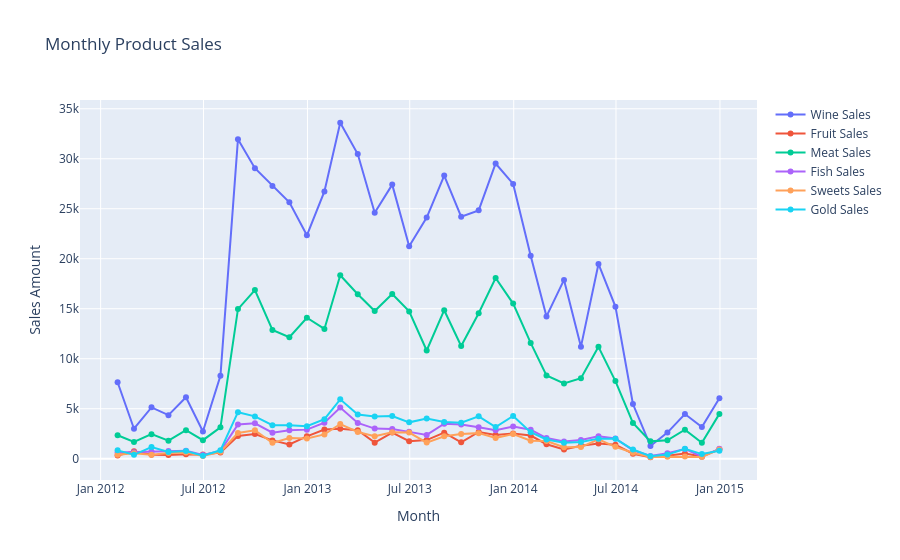

Source (notebook cell):
### Markdown cell above
## Time Series Analysis

### Code cell
df.set_index('Dt_Customer', inplace=True)

monthly_sales_wine = df['MntWines'].resample('ME').sum()  
monthly_sales_fruits = df['MntFruits'].resample('ME').sum() 
monthly_sales_meat = df['MntMeatProducts'].resample('ME').sum() 
monthly_sales_fish = df['MntFishProducts'].resample('ME').sum()
monthly_sales_sweets = df['MntSweetProducts'].resample('ME').sum()  
monthly_sales_gold = df['MntGoldProds'].resample('ME').sum()

trace_wine = go.Scatter(
    x=monthly_sales_wine.index,
    y=monthly_sales_wine,
    mode='lines+markers',
    name='Wine Sales',
    text=[f'Date: {date.strftime("%Y-%m-%d")}<br>Sales: ${sales:,.2f}' for date, sales in zip(monthly_sales_wine.index, monthly_sales_wine)],
    hoverinfo='text'
)

trace_fruits = go.Scatter(
    x=monthly_sales_fruits.index,
    y=monthly_sales_fruits,
    mode='lines+markers',
    name='Fruit Sales',
    text=[f'Date: {date.strftime("%Y-%m-%d")}<br>Sales: ${sales:,.2f}' for date, sales in zip(monthly_sales_fruits.index, monthly_sales_fruits)],
    hoverinfo='text'
)

trace_meat = go.Scatter(
    x=monthly_sales_meat.index,
    y=monthly_sales_meat,
    mode='lines+markers',
    name='Meat Sales',
    text=[f'Date: {date.strftime("%Y-%m-%d")}<br>Sales: ${sales:,.2f}' for date, sales in zip(monthly_sales_meat.index, monthly_sales_meat)],
    hoverinfo='text'
)

trace_fish = go.Scatter(
    x=monthly_sales_fish.index,
    y=monthly_sales_fish,
    mode='lines+markers',
    name='Fish Sales',
    text=[f'Date: {date.strftime("%Y-%m-%d")}<br>Sales: ${sales:,.2f}' for date, sales in zip(monthly_sales_fish.index, monthly_sales_fish)],
    hoverinfo='text'
)

trace_sweets = go.Scatter(
    x=monthly_sales_sweets.index,
    y=monthly_sales_sweets,
    mode='lines+markers',
    name='Sweets Sales',
    text=[f'Date: {date.strftime("%Y-%m-%d")}<br>Sales: ${sales:,.2f}' for date, sales in zip(monthly_sales_sweets.index, monthly_sales_sweets)],
    hoverinfo='text'
)

trace_gold = go.Scatter(
    x=monthly_sales_gold.index,
    y=monthly_sales_gold,
    mode='lines+markers',
    name='Gold Sales',
    text=[f'Date: {date.strftime("%Y-%m-%d")}<br>Sales: ${sales:,.2f}' for date, sales in zip(monthly_sales_gold.index, monthly_sales_gold)],
    hoverinfo='text'
)

layout = go.Layout(
    title='Monthly Product Sales',
    xaxis=dict(title='Month'),
    yaxis=dict(title='Sales Amount'),
    hovermode='closest'
)

fig = go.Figure(data=[trace_wine, trace_fruits, trace_meat, trace_fish, trace_sweets, trace_gold], layout=layout)

fig.show()

### Figure 1 — Plotly figure (JSON) as saved in the notebook; plotly's stock layout.template omitted (floating-point values rounded to 4 significant figures)
{"data": [{"hoverinfo": "text", "mode": "lines+markers", "name": "Wine Sales", "text": ["Date: 2012-01-31<br>Sales: $7,649.00", "Date: 2012-02-29<br>Sales: $2,998.00", "Date: 2012-03-31<br>Sales: $5,135.00", "Date: 2012-04-30<br>Sales: $4,357.00", "Date: 2012-05-31<br>Sales: $6,145.00", "Date: 2012-06-30<br>Sales: $2,726.00", "Date: 2012-07-31<br>Sales: $8,289.00", "Date: 2012-08-31<br>Sales: $31,962.00", "Date: 2012-09-30<br>Sales: $29,061.00", "Date: 2012-10-31<br>Sales: $27,277.00", "Date: 2012-11-30<br>Sales: $25,642.00", "Date: 2012-12-31<br>Sales: $22,347.00", "Date: 2013-01-31<br>Sales: $26,733.00", "Date: 2013-02-28<br>Sales: $33,600.00", "Date: 2013-03-31<br>Sales: $30,471.00", "Date: 2013-04-30<br>Sales: $24,593.00", "Date: 2013-05-31<br>Sales: $27,412.00", "Date: 2013-06-30<br>Sales: $21,242.00", "Date: 2013-07-31<br>Sales: $24,119.00", "Date: 2013-08-31<br>Sales: $28,314.00", "Date: 2013-09-30<br>Sales: $24,209.00", "Date: 2013-10-31<br>Sales: $24,837.00", "Date: 2013-11-30<br>Sales: $29,527.00", "Date: 2013-12-31<br>Sales: $27,480.00", "Date: 2014-01-31<br>Sales: $20,306.00", "Date: 2014-02-28<br>Sales: $14,235.00", "Date: 2014-03-31<br>Sales: $17,886.00", "Date: 2014-04-30<br>Sales: $11,209.00", "Date: 2014-05-31<br>Sales: $19,482.00", "Date: 2014-06-30<br>Sales: $15,210.00", "Date: 2014-07-31<br>Sales: $5,467.00", "Date: 2014-08-31<br>Sales: $1,276.00", "Date: 2014-09-30<br>Sales: $2,610.00", "Date: 2014-10-31<br>Sales: $4,471.00", "Date: 2014-11-30<br>Sales: $3,178.00", "Date: 2014-12-31<br>Sales: $6,049.00"], "type": "scatter", "x": ["2012-01-31T00:00:00", "2012-02-29T00:00:00", "2012-03-31T00:00:00", "2012-04-30T00:00:00", "2012-05-31T00:00:00", "2012-06-30T00:00:00", "2012-07-31T00:00:00", "2012-08-31T00:00:00", "2012-09-30T00:00:00", "2012-10-31T00:00:00", "2012-11-30T00:00:00", "2012-12-31T00:00:00", "2013-01-31T00:00:00", "2013-02-28T00:00:00", "2013-03-31T00:00:00", "2013-04-30T00:00:00", "2013-05-31T00:00:00", "2013-06-30T00:00:00", "2013-07-31T00:00:00", "2013-08-31T00:00:00", "2013-09-30T00:00:00", "2013-10-31T00:00:00", "2013-11-30T00:00:00", "2013-12-31T00:00:00", "2014-01-31T00:00:00", "2014-02-28T00:00:00", "2014-03-31T00:00:00", "2014-04-30T00:00:00", "2014-05-31T00:00:00", "2014-06-30T00:00:00", "2014-07-31T00:00:00", "2014-08-31T00:00:00", "2014-09-30T00:00:00", "2014-10-31T00:00:00", "2014-11-30T00:00:00", "2014-12-31T00:00:00"], "y": [7649, 2998, 5135, 4357, 6145, 2726, 8289, 31962, 29061, 27277, 25642, 22347, 26733, 33600, 30471, 24593, 27412, 21242, 24119, 28314, 24209, 24837, 29527, 27480, 20306, 14235, 17886, 11209, 19482, 15210, 5467, 1276, 2610, 4471, 3178, 6049]}, {"hoverinfo": "text", "mode": "lines+markers", "name": "Fruit Sales", "text": ["Date: 2012-01-31<br>Sales: $314.00", "Date: 2012-02-29<br>Sales: $745.00", "Date: 2012-03-31<br>Sales: $399.00", "Date: 2012-04-30<br>Sales: $379.00", "Date: 2012-05-31<br>Sales: $458.00", "Date: 2012-06-30<br>Sales: $426.00", "Date: 2012-07-31<br>Sales: $629.00", "Date: 2012-08-31<br>Sales: $2,267.00", "Date: 2012-09-30<br>Sales: $2,464.00", "Date: 2012-10-31<br>Sales: $1,832.00", "Date: 2012-11-30<br>Sales: $1,420.00", "Date: 2012-12-31<br>Sales: $2,235.00", "Date: 2013-01-31<br>Sales: $2,926.00", "Date: 2013-02-28<br>Sales: $3,006.00", "Date: 2013-03-31<br>Sales: $2,851.00", "Date: 2013-04-30<br>Sales: $1,606.00", "Date: 2013-05-31<br>Sales: $2,620.00", "Date: 2013-06-30<br>Sales: $1,754.00", "Date: 2013-07-31<br>Sales: $1,867.00", "Date: 2013-08-31<br>Sales: $2,604.00", "Date: 2013-09-30<br>Sales: $1,636.00", "Date: 2013-10-31<br>Sales: $2,679.00", "Date: 2013-11-30<br>Sales: $2,380.00", "Date: 2013-12-31<br>Sales: $2,521.00", "Date: 2014-01-31<br>Sales: $2,313.00", "Date: 2014-02-28<br>Sales: $1,452.00", "Date: 2014-03-31<br>Sales: $916.00", "Date: 2014-04-30<br>Sales: $1,291.00", "Date: 2014-05-31<br>Sales: $1,523.00", "Date: 2014-06-30<br>Sales: $1,409.00", "Date: 2014-07-31<br>Sales: $497.00", "Date: 2014-08-31<br>Sales: $147.00", "Date: 2014-09-30<br>Sales: $299.00", "Date: 2014-10-31<br>Sales: $510.00", "Date: 2014-11-30<br>Sales: $223.00", "Date: 2014-12-31<br>Sales: $946.00"], "type": "scatter", "x": ["2012-01-31T00:00:00", "2012-02-29T00:00:00", "2012-03-31T00:00:00", "2012-04-30T00:00:00", "2012-05-31T00:00:00", "2012-06-30T00:00:00", "2012-07-31T00:00:00", "2012-08-31T00:00:00", "2012-09-30T00:00:00", "2012-10-31T00:00:00", "2012-11-30T00:00:00", "2012-12-31T00:00:00", "2013-01-31T00:00:00", "2013-02-28T00:00:00", "2013-03-31T00:00:00", "2013-04-30T00:00:00", "2013-05-31T00:00:00", "2013-06-30T00:00:00", "2013-07-31T00:00:00", "2013-08-31T00:00:00", "2013-09-30T00:00:00", "2013-10-31T00:00:00", "2013-11-30T00:00:00", "2013-12-31T00:00:00", "2014-01-31T00:00:00", "2014-02-28T00:00:00", "2014-03-31T00:00:00", "2014-04-30T00:00:00", "2014-05-31T00:00:00", "2014-06-30T00:00:00", "2014-07-31T00:00:00", "2014-08-31T00:00:00", "2014-09-30T00:00:00", "2014-10-31T00:00:00", "2014-11-30T00:00:00", "2014-12-31T00:00:00"], "y": [314, 745, 399, 379, 458, 426, 629, 2267, 2464, 1832, 1420, 2235, 2926, 3006, 2851, 1606, 2620, 1754, 1867, 2604, 1636, 2679, 2380, 2521, 2313, 1452, 916, 1291, 1523, 1409, 497, 147, 299, 510, 223, 946]}, {"hoverinfo": "text", "mode": "lines+markers", "name": "Meat Sales", "text": ["Date: 2012-01-31<br>Sales: $2,342.00", "Date: 2012-02-29<br>Sales: $1,671.00", "Date: 2012-03-31<br>Sales: $2,459.00", "Date: 2012-04-30<br>Sales: $1,803.00", "Date: 2012-05-31<br>Sales: $2,854.00", "Date: 2012-06-30<br>Sales: $1,854.00", "Date: 2012-07-31<br>Sales: $3,139.00", "Date: 2012-08-31<br>Sales: $14,963.00", "Date: 2012-09-30<br>Sales: $16,865.00", "Date: 2012-10-31<br>Sales: $12,877.00", "Date: 2012-11-30<br>Sales: $12,152.00", "Date: 2012-12-31<br>Sales: $14,102.00", "Date: 2013-01-31<br>Sales: $12,980.00", "Date: 2013-02-28<br>Sales: $18,346.00", "Date: 2013-03-31<br>Sales: $16,450.00", "Date: 2013-04-30<br>Sales: $14,771.00", "Date: 2013-05-31<br>Sales: $16,474.00", "Date: 2013-06-30<br>Sales: $14,731.00", "Date: 2013-07-31<br>Sales: $10,824.00", "Date: 2013-08-31<br>Sales: $14,853.00", "Date: 2013-09-30<br>Sales: $11,272.00", "Date: 2013-10-31<br>Sales: $14,552.00", "Date: 2013-11-30<br>Sales: $18,075.00", "Date: 2013-12-31<br>Sales: $15,517.00", "Date: 2014-01-31<br>Sales: $11,582.00", "Date: 2014-02-28<br>Sales: $8,335.00", "Date: 2014-03-31<br>Sales: $7,525.00", "Date: 2014-04-30<br>Sales: $8,049.00", "Date: 2014-05-31<br>Sales: $11,187.00", "Date: 2014-06-30<br>Sales: $7,764.00", "Date: 2014-07-31<br>Sales: $3,579.00", "Date: 2014-08-31<br>Sales: $1,736.00", "Date: 2014-09-30<br>Sales: $1,848.00", "Date: 2014-10-31<br>Sales: $2,898.00", "Date: 2014-11-30<br>Sales: $1,590.00", "Date: 2014-12-31<br>Sales: $4,484.00"], "type": "scatter", "x": ["2012-01-31T00:00:00", "2012-02-29T00:00:00", "2012-03-31T00:00:00", "2012-04-30T00:00:00", "2012-05-31T00:00:00", "2012-06-30T00:00:00", "2012-07-31T00:00:00", "2012-08-31T00:00:00", "2012-09-30T00:00:00", "2012-10-31T00:00:00", "2012-11-30T00:00:00", "2012-12-31T00:00:00", "2013-01-31T00:00:00", "2013-02-28T00:00:00", "2013-03-31T00:00:00", "2013-04-30T00:00:00", "2013-05-31T00:00:00", "2013-06-30T00:00:00", "2013-07-31T00:00:00", "2013-08-31T00:00:00", "2013-09-30T00:00:00", "2013-10-31T00:00:00", "2013-11-30T00:00:00", "2013-12-31T00:00:00", "2014-01-31T00:00:00", "2014-02-28T00:00:00", "2014-03-31T00:00:00", "2014-04-30T00:00:00", "2014-05-31T00:00:00", "2014-06-30T00:00:00", "2014-07-31T00:00:00", "2014-08-31T00:00:00", "2014-09-30T00:00:00", "2014-10-31T00:00:00", "2014-11-30T00:00:00", "2014-12-31T00:00:00"], "y": [2342, 1671, 2459, 1803, 2854, 1854, 3139, 14963, 16865, 12877, 12152, 14102, 12980, 18346, 16450, 14771, 16474, 14731, 10824, 14853, 11272, 14552, 18075, 15517, 11582, 8335, 7525, 8049, 11187, 7764, 3579, 1736, 1848, 2898, 1590, 4484]}, {"hoverinfo": "text", "mode": "lines+markers", "name": "Fish Sales", "text": ["Date: 2012-01-31<br>Sales: $616.00", "Date: 2012-02-29<br>Sales: $653.00", "Date: 2012-03-31<br>Sales: $717.00", "Date: 2012-04-30<br>Sales: $780.00", "Date: 2012-05-31<br>Sales: $808.00", "Date: 2012-06-30<br>Sales: $374.00", "Date: 2012-07-31<br>Sales: $764.00", "Date: 2012-08-31<br>Sales: $3,429.00", "Date: 2012-09-30<br>Sales: $3,543.00", "Date: 2012-10-31<br>Sales: $2,607.00", "Date: 2012-11-30<br>Sales: $2,841.00", "Date: 2012-12-31<br>Sales: $2,909.00", "Date: 2013-01-31<br>Sales: $3,606.00", "Date: 2013-02-28<br>Sales: $5,115.00", "Date: 2013-03-31<br>Sales: $3,574.00", "Date: 2013-04-30<br>Sales: $3,010.00", "Date: 2013-05-31<br>Sales: $2,971.00", "Date: 2013-06-30<br>Sales: $2,685.00", "Date: 2013-07-31<br>Sales: $2,382.00", "Date: 2013-08-31<br>Sales: $3,498.00", "Date: 2013-09-30<br>Sales: $3,425.00", "Date: 2013-10-31<br>Sales: $3,151.00", "Date: 2013-11-30<br>Sales: $2,849.00", "Date: 2013-12-31<br>Sales: $3,222.00", "Date: 2014-01-31<br>Sales: $2,904.00", "Date: 2014-02-28<br>Sales: $2,066.00", "Date: 2014-03-31<br>Sales: $1,720.00", "Date: 2014-04-30<br>Sales: $1,882.00", "Date: 2014-05-31<br>Sales: $2,248.00", "Date: 2014-06-30<br>Sales: $2,022.00", "Date: 2014-07-31<br>Sales: $843.00", "Date: 2014-08-31<br>Sales: $280.00", "Date: 2014-09-30<br>Sales: $559.00", "Date: 2014-10-31<br>Sales: $977.00", "Date: 2014-11-30<br>Sales: $205.00", "Date: 2014-12-31<br>Sales: $987.00"], "type": "scatter", "x": ["2012-01-31T00:00:00", "2012-02-29T00:00:00", "2012-03-31T00:00:00", "2012-04-30T00:00:00", "2012-05-31T00:00:00", "2012-06-30T00:00:00", "2012-07-31T00:00:00", "2012-08-31T00:00:00", "2012-09-30T00:00:00", "2012-10-31T00:00:00", "2012-11-30T00:00:00", "2012-12-31T00:00:00", "2013-01-31T00:00:00", "2013-02-28T00:00:00", "2013-03-31T00:00:00", "2013-04-30T00:00:00", "2013-05-31T00:00:00", "2013-06-30T00:00:00", "2013-07-31T00:00:00", "2013-08-31T00:00:00", "2013-09-30T00:00:00", "2013-10-31T00:00:00", "2013-11-30T00:00:00", "2013-12-31T00:00:00", "2014-01-31T00:00:00", "2014-02-28T00:00:00", "2014-03-31T00:00:00", "2014-04-30T00:00:00", "2014-05-31T00:00:00", "2014-06-30T00:00:00", "2014-07-31T00:00:00", "2014-08-31T00:00:00", "2014-09-30T00:00:00", "2014-10-31T00:00:00", "2014-11-30T00:00:00", "2014-12-31T00:00:00"], "y": [616, 653, 717, 780, 808, 374, 764, 3429, 3543, 2607, 2841, 2909, 3606, 5115, 3574, 3010, 2971, 2685, 2382, 3498, 3425, 3151, 2849, 3222, 2904, 2066, 1720, 1882, 2248, 2022, 843, 280, 559, 977, 205, 987]}, {"hoverinfo": "text", "mode": "lines+markers", "name": "Sweets Sales", "text": ["Date: 2012-01-31<br>Sales: $387.00", "Date: 2012-02-29<br>Sales: $555.00", "Date: 2012-03-31<br>Sales: $394.00", "Date: 2012-04-30<br>Sales: $579.00", "Date: 2012-05-31<br>Sales: $614.00", "Date: 2012-06-30<br>Sales: $280.00", "Date: 2012-07-31<br>Sales: $689.00", "Date: 2012-08-31<br>Sales: $2,569.00", "Date: 2012-09-30<br>Sales: $2,847.00", "Date: 2012-10-31<br>Sales: $1,586.00", "Date: 2012-11-30<br>Sales: $2,078.00", "Date: 2012-12-31<br>Sales: $2,032.00", "Date: 2013-01-31<br>Sales: $2,432.00", "Date: 2013-02-28<br>Sales: $3,470.00", "Date: 2013-03-31<br>Sales: $2,672.00", "Date: 2013-04-30<br>Sales: $2,258.00", "Date: 2013-05-31<br>Sales: $2,637.00", "Date: 2013-06-30<br>Sales: $2,616.00", "Date: 2013-07-31<br>Sales: $1,615.00", "Date: 2013-08-31<br>Sales: $2,249.00", "Date: 2013-09-30<br>Sales: $2,476.00", "Date: 2013-10-31<br>Sales: $2,559.00", "Date: 2013-11-30<br>Sales: $2,084.00", "Date: 2013-12-31<br>Sales: $2,467.00", "Date: 2014-01-31<br>Sales: $1,799.00", "Date: 2014-02-28<br>Sales: $1,762.00", "Date: 2014-03-31<br>Sales: $1,143.00", "Date: 2014-04-30<br>Sales: $1,161.00", "Date: 2014-05-31<br>Sales: $1,935.00", "Date: 2014-06-30<br>Sales: $1,186.00", "Date: 2014-07-31<br>Sales: $594.00", "Date: 2014-08-31<br>Sales: $160.00", "Date: 2014-09-30<br>Sales: $202.00", "Date: 2014-10-31<br>Sales: $225.00", "Date: 2014-11-30<br>Sales: $173.00", "Date: 2014-12-31<br>Sales: $930.00"], "type": "scatter", "x": ["2012-01-31T00:00:00", "2012-02-29T00:00:00", "2012-03-31T00:00:00", "2012-04-30T00:00:00", "2012-05-31T00:00:00", "2012-06-30T00:00:00", "2012-07-31T00:00:00", "2012-08-31T00:00:00", "2012-09-30T00:00:00", "2012-10-31T00:00:00", "2012-11-30T00:00:00", "2012-12-31T00:00:00", "2013-01-31T00:00:00", "2013-02-28T00:00:00", "2013-03-31T00:00:00", "2013-04-30T00:00:00", "2013-05-31T00:00:00", "2013-06-30T00:00:00", "2013-07-31T00:00:00", "2013-08-31T00:00:00", "2013-09-30T00:00:00", "2013-10-31T00:00:00", "2013-11-30T00:00:00", "2013-12-31T00:00:00", "2014-01-31T00:00:00", "2014-02-28T00:00:00", "2014-03-31T00:00:00", "2014-04-30T00:00:00", "2014-05-31T00:00:00", "2014-06-30T00:00:00", "2014-07-31T00:00:00", "2014-08-31T00:00:00", "2014-09-30T00:00:00", "2014-10-31T00:00:00", "2014-11-30T00:00:00", "2014-12-31T00:00:00"], "y": [387, 555, 394, 579, 614, 280, 689, 2569, 2847, 1586, 2078, 2032, 2432, 3470, 2672, 2258, 2637, 2616, 1615, 2249, 2476, 2559, 2084, 2467, 1799, 1762, 1143, 1161, 1935, 1186, 594, 160, 202, 225, 173, 930]}, {"hoverinfo": "text", "mode": "lines+markers", "name": "Gold Sales", "text": ["Date: 2012-01-31<br>Sales: $835.00", "Date: 2012-02-29<br>Sales: $392.00", "Date: 2012-03-31<br>Sales: $1,173.00", "Date: 2012-04-30<br>Sales: $682.00", "Date: 2012-05-31<br>Sales: $773.00", "Date: 2012-06-30<br>Sales: $303.00", "Date: 2012-07-31<br>Sales: $840.00", "Date: 2012-08-31<br>Sales: $4,653.00", "Date: 2012-09-30<br>Sales: $4,233.00", "Date: 2012-10-31<br>Sales: $3,358.00", "Date: 2012-11-30<br>Sales: $3,341.00", "Date: 2012-12-31<br>Sales: $3,249.00", "Date: 2013-01-31<br>Sales: $3,959.00", "Date: 2013-02-28<br>Sales: $5,940.00", "Date: 2013-03-31<br>Sales: $4,427.00", "Date: 2013-04-30<br>Sales: $4,216.00", "Date: 2013-05-31<br>Sales: $4,267.00", "Date: 2013-06-30<br>Sales: $3,637.00", "Date: 2013-07-31<br>Sales: $4,024.00", "Date: 2013-08-31<br>Sales: $3,671.00", "Date: 2013-09-30<br>Sales: $3,607.00", "Date: 2013-10-31<br>Sales: $4,238.00", "Date: 2013-11-30<br>Sales: $3,172.00", "Date: 2013-12-31<br>Sales: $4,270.00", "Date: 2014-01-31<br>Sales: $2,644.00", "Date: 2014-02-28<br>Sales: $1,923.00", "Date: 2014-03-31<br>Sales: $1,606.00", "Date: 2014-04-30<br>Sales: $1,671.00", "Date: 2014-05-31<br>Sales: $2,009.00", "Date: 2014-06-30<br>Sales: $1,987.00", "Date: 2014-07-31<br>Sales: $919.00", "Date: 2014-08-31<br>Sales: $252.00", "Date: 2014-09-30<br>Sales: $412.00", "Date: 2014-10-31<br>Sales: $994.00", "Date: 2014-11-30<br>Sales: $464.00", "Date: 2014-12-31<br>Sales: $805.00"], "type": "scatter", "x": ["2012-01-31T00:00:00", "2012-02-29T00:00:00", "2012-03-31T00:00:00", "2012-04-30T00:00:00", "2012-05-31T00:00:00", "2012-06-30T00:00:00", "2012-07-31T00:00:00", "2012-08-31T00:00:00", "2012-09-30T00:00:00", "2012-10-31T00:00:00", "2012-11-30T00:00:00", "2012-12-31T00:00:00", "2013-01-31T00:00:00", "2013-02-28T00:00:00", "2013-03-31T00:00:00", "2013-04-30T00:00:00", "2013-05-31T00:00:00", "2013-06-30T00:00:00", "2013-07-31T00:00:00", "2013-08-31T00:00:00", "2013-09-30T00:00:00", "2013-10-31T00:00:00", "2013-11-30T00:00:00", "2013-12-31T00:00:00", "2014-01-31T00:00:00", "2014-02-28T00:00:00", "2014-03-31T00:00:00", "2014-04-30T00:00:00", "2014-05-31T00:00:00", "2014-06-30T00:00:00", "2014-07-31T00:00:00", "2014-08-31T00:00:00", "2014-09-30T00:00:00", "2014-10-31T00:00:00", "2014-11-30T00:00:00", "2014-12-31T00:00:00"], "y": [835, 392, 1173, 682, 773, 303, 840, 4653, 4233, 3358, 3341, 3249, 3959, 5940, 4427, 4216, 4267, 3637, 4024, 3671, 3607, 4238, 3172, 4270, 2644, 1923, 1606, 1671, 2009, 1987, 919, 252, 412, 994, 464, 805]}], "layout": {"autosize": true, "hovermode": "closest", "title": {"text": "Monthly Product Sales"}, "xaxis": {"autorange": true, "range": ["2011-11-26 22:03:24.3982", "2015-03-06 01:56:35.6018"], "title": {"text": "Month"}, "type": "date"}, "yaxis": {"autorange": true, "range": [-2614.0, 36360.0], "title": {"text": "Sales Amount"}, "type": "linear"}}}
